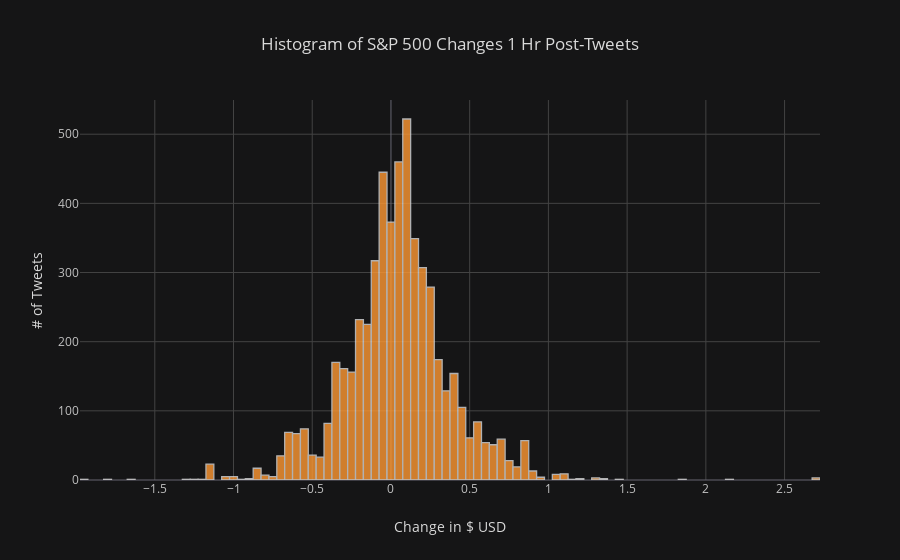
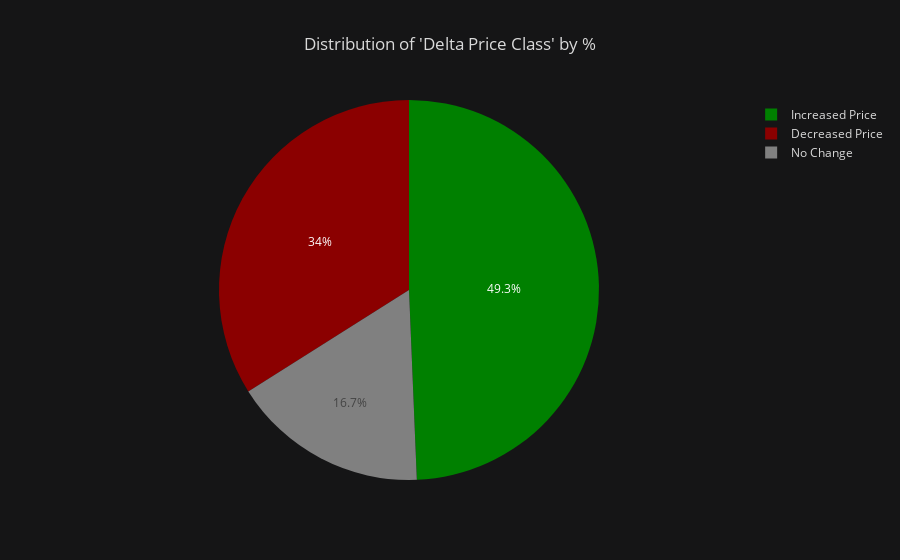

The notebook cell these images were saved under, in order:
### Markdown cell above
## EXPLORE/VISUALIZE 
### Delta Price Classes

### Code cell
ji.plotly_price_histogram(twitter_df,show_fig=True,as_figure=False)
ji.plotly_pie_chart(twitter_df, column_to_plot='delta_price_class',show_fig=True, as_figure=False)

### Figure 1 — Plotly figure (JSON) as saved in the notebook; plotly's stock layout.template omitted (floating-point values rounded to 4 significant figures; data arrays with more than 128 entries replaced by an {"elided": "..."} marker saying what was removed)
{"data": [{"histfunc": "count", "histnorm": "", "marker": {"color": "rgba(255, 153, 51, 1.0)", "line": {"color": "#D9D9D9", "width": 1.3}}, "name": "delta_price", "opacity": 0.8, "orientation": "v", "type": "histogram", "uid": "6a11b478-2d4a-4136-9c09-d5317a848510", "x": {"elided": "5486 float values"}}], "layout": {"barmode": "overlay", "legend": {"bgcolor": "#151516", "font": {"color": "#D9D9D9"}}, "paper_bgcolor": "#151516", "plot_bgcolor": "#151516", "title": {"font": {"color": "#D9D9D9"}, "text": "Histogram of S&P 500 Changes 1 Hr Post-Tweets "}, "xaxis": {"gridcolor": "#434343", "showgrid": true, "tickfont": {"color": "#C2C2C2"}, "title": {"font": {"color": "#D9D9D9"}, "text": "Change in $ USD"}, "zerolinecolor": "#666570"}, "yaxis": {"gridcolor": "#434343", "showgrid": true, "tickfont": {"color": "#C2C2C2"}, "title": {"font": {"color": "#D9D9D9"}, "text": "# of Tweets"}, "zerolinecolor": "#666570"}}}

### Figure 2 — Plotly figure (JSON) as saved in the notebook; plotly's stock layout.template omitted (floating-point values rounded to 4 significant figures)
{"data": [{"labels": ["Increased Price", "Decreased Price", "No Change"], "marker": {"colors": ["rgba(0, 128, 0, 1.0)", "rgba(139, 0, 0, 1.0)", "rgba(128, 128, 128, 1.0)"]}, "name": "", "type": "pie", "uid": "f2a710a6-37a1-4aba-9ae1-aa56ac85da99", "values": [2707, 1863, 916]}], "layout": {"legend": {"bgcolor": "#151516", "font": {"color": "#D9D9D9"}}, "paper_bgcolor": "#151516", "plot_bgcolor": "#151516", "title": {"font": {"color": "#D9D9D9"}, "text": "Distribution of 'Delta Price Class' by %"}}}
